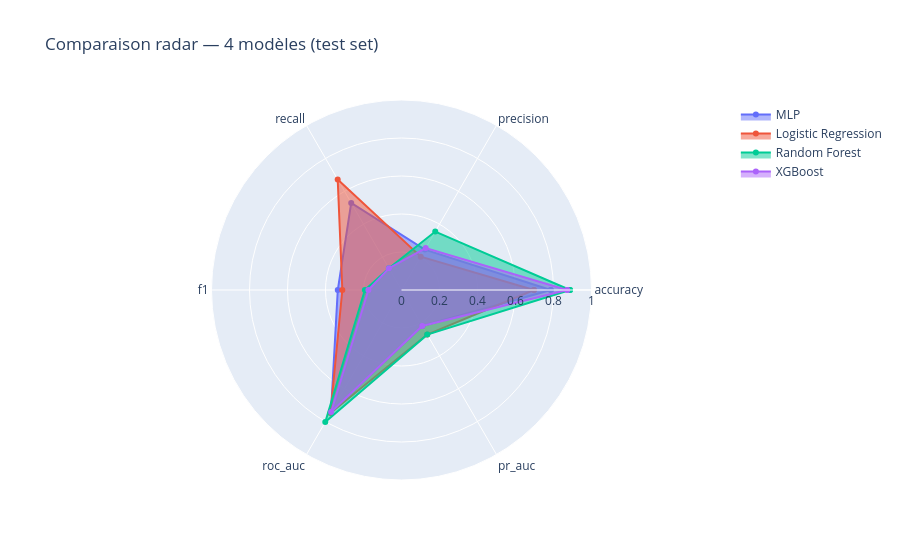

The notebook cell this image was saved under:
### Code cell
# Radar chart multi-modèles
import plotly.graph_objects as go

metrics_radar = ['accuracy', 'precision', 'recall', 'f1', 'roc_auc', 'pr_auc']
metrics_radar = [m for m in metrics_radar if m in comparison.columns]

fig = go.Figure()
for model_name in comparison.index:
    values = comparison.loc[model_name, metrics_radar].tolist()
    fig.add_trace(go.Scatterpolar(
        r=values + [values[0]],
        theta=metrics_radar + [metrics_radar[0]],
        fill='toself', name=model_name,
    ))
fig.update_layout(polar=dict(radialaxis=dict(range=[0, 1])),
                  title='Comparaison radar — 4 modèles (test set)')
fig.show()
fig.write_html('../reports/figures/03_radar_comparison.html')

### Figure 1 — Plotly figure (JSON) as saved in the notebook; plotly's stock layout.template omitted (floating-point values rounded to 4 significant figures)
{"data": [{"fill": "toself", "name": "MLP", "r": [0.786, 0.2455, 0.5294, 0.3354, 0.7422, 0.2188, 0.786], "theta": ["accuracy", "precision", "recall", "f1", "roc_auc", "pr_auc", "accuracy"], "type": "scatterpolar"}, {"fill": "toself", "name": "Logistic Regression", "r": [0.697, 0.2027, 0.6716, 0.3114, 0.7479, 0.2708, 0.697], "theta": ["accuracy", "precision", "recall", "f1", "roc_auc", "pr_auc", "accuracy"], "type": "scatterpolar"}, {"fill": "toself", "name": "Random Forest", "r": [0.887, 0.3553, 0.1324, 0.1929, 0.8023, 0.2712, 0.887], "theta": ["accuracy", "precision", "recall", "f1", "roc_auc", "pr_auc", "accuracy"], "type": "scatterpolar"}, {"fill": "toself", "name": "XGBoost", "r": [0.872, 0.2547, 0.1324, 0.1742, 0.741, 0.2186, 0.872], "theta": ["accuracy", "precision", "recall", "f1", "roc_auc", "pr_auc", "accuracy"], "type": "scatterpolar"}], "layout": {"polar": {"radialaxis": {"range": [0, 1]}}, "title": {"text": "Comparaison radar — 4 modèles (test set)"}}}
